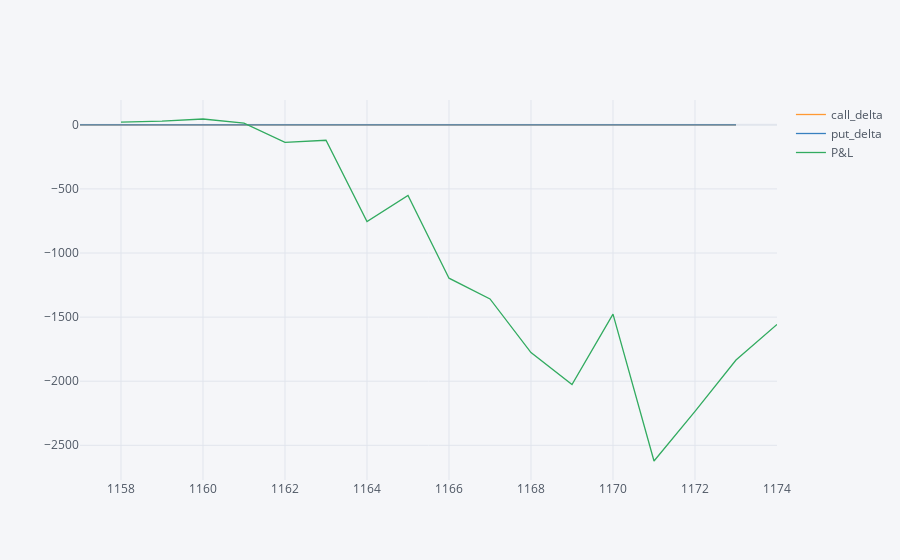

The cell this chart's notebook holds for it:
### Code cell
a.iplot(y=['call_delta','put_delta','P&L'],x='index',kind='line')

### Figure 1 — Plotly figure (JSON) as saved in the notebook; plotly's stock layout.template omitted (floating-point values rounded to 4 significant figures)
{"data": [{"line": {"color": "rgba(255, 153, 51, 1.0)", "dash": "solid", "shape": "linear", "width": 1.3}, "mode": "lines", "name": "call_delta", "text": "", "type": "scatter", "x": [1157, 1158, 1159, 1160, 1161, 1162, 1163, 1164, 1165, 1166, 1167, 1168, 1169, 1170, 1171, 1172, 1173, 1174], "y": [0.1015, 0.1589, 0.132, 0.1333, 0.04685, 0.001418, 0.0007775, 2.017e-08, 1.249e-06, 4.081e-15, 1.187e-19, 9.042e-31, 8.16e-40, 1.811e-33, 2.047e-134, 3.725e-179, 1.005e-256, ""]}, {"line": {"color": "rgba(55, 128, 191, 1.0)", "dash": "solid", "shape": "linear", "width": 1.3}, "mode": "lines", "name": "put_delta", "text": "", "type": "scatter", "x": [1157, 1158, 1159, 1160, 1161, 1162, 1163, 1164, 1165, 1166, 1167, 1168, 1169, 1170, 1171, 1172, 1173, 1174], "y": [-0.06149, -0.03025, -0.0341, -0.02879, -0.07956, -0.3593, -0.3456, -0.9643, -0.8113, -0.9997, -1.0, -1.0, -1.0, -1.0, -1, -1, -1, ""]}, {"line": {"color": "rgba(50, 171, 96, 1.0)", "dash": "solid", "shape": "linear", "width": 1.3}, "mode": "lines", "name": "P&L", "text": "", "type": "scatter", "x": [1157, 1158, 1159, 1160, 1161, 1162, 1163, 1164, 1165, 1166, 1167, 1168, 1169, 1170, 1171, 1172, 1173, 1174], "y": ["", 20.5, 28.3, 45.4, 13.5, -136.2, -120.5, -755.4, -551.8, -1196.0, -1358.0, -1777.0, -2026.0, -1477.0, -2623.0, -2235.0, -1835.0, -1557.0]}], "layout": {"legend": {"bgcolor": "#F5F6F9", "font": {"color": "#4D5663"}}, "paper_bgcolor": "#F5F6F9", "plot_bgcolor": "#F5F6F9", "title": {"font": {"color": "#4D5663"}}, "xaxis": {"gridcolor": "#E1E5ED", "showgrid": true, "tickfont": {"color": "#4D5663"}, "title": {"font": {"color": "#4D5663"}, "text": ""}, "zerolinecolor": "#E1E5ED"}, "yaxis": {"gridcolor": "#E1E5ED", "showgrid": true, "tickfont": {"color": "#4D5663"}, "title": {"font": {"color": "#4D5663"}, "text": ""}, "zerolinecolor": "#E1E5ED"}}}
